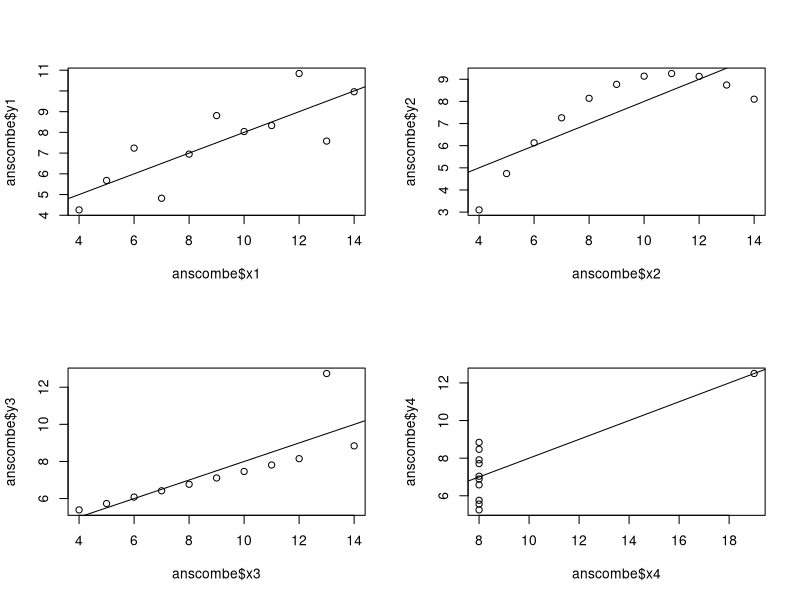

Here is the R script that generated this plot:
head(anscombe)

par(mfrow=c(2,2))

plot(anscombe$x1, anscombe$y1)
abline(lm(anscombe$y1 ~ anscombe$x1))
lm(anscombe$y1 ~ anscombe$x1)

plot(anscombe$x2, anscombe$y2)
abline(lm(anscombe$y2 ~ anscombe$x2))
lm(anscombe$y2 ~ anscombe$x2)

plot(anscombe$x3, anscombe$y3)
abline(lm(anscombe$y3 ~ anscombe$x3))
lm(anscombe$y3 ~ anscombe$x3)

plot(anscombe$x4, anscombe$y4)
abline(lm(anscombe$y4 ~ anscombe$x4))
lm(anscombe$y4 ~ anscombe$x4)

# a und b ist überall etwa gleich
# 1) hier passt eine linereare Regressionsgerade
# 2) hier nicht, da scheint eine quadratische Funktion passender
# 3) x=13 ist ein Ausreisser und verändert die Steigung der Gerade zu fest, damit sie noch passt
# 4) ein Punkt alleine entscheidet die Steigung